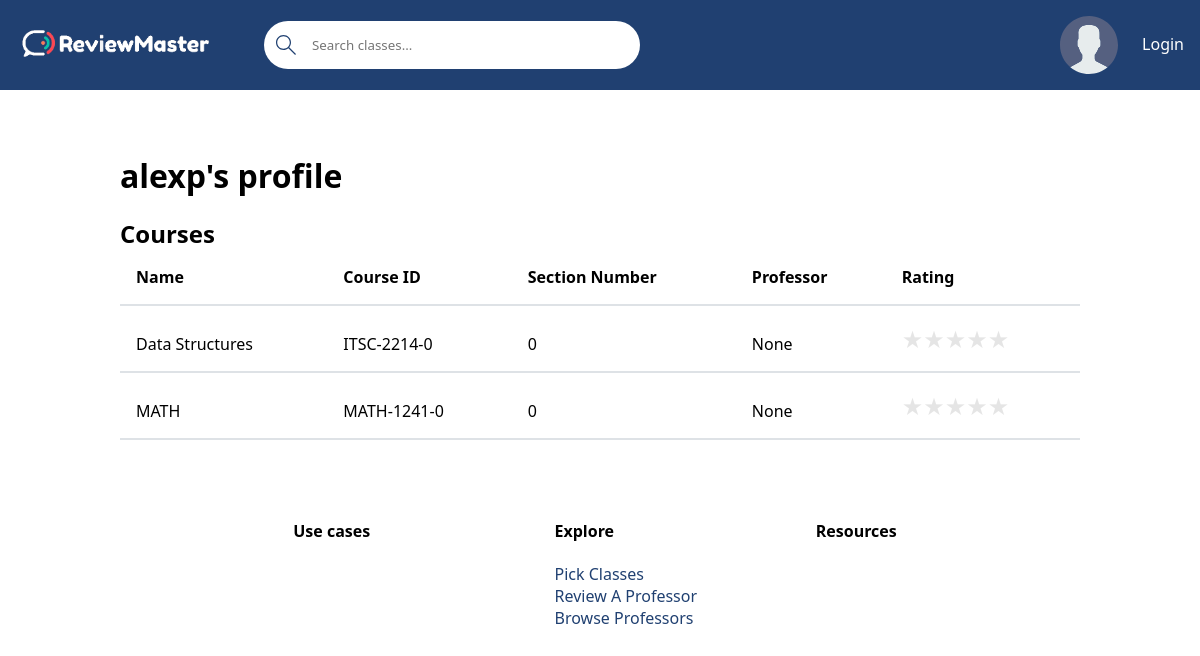
Page /profile/alexp on the earlier database version.
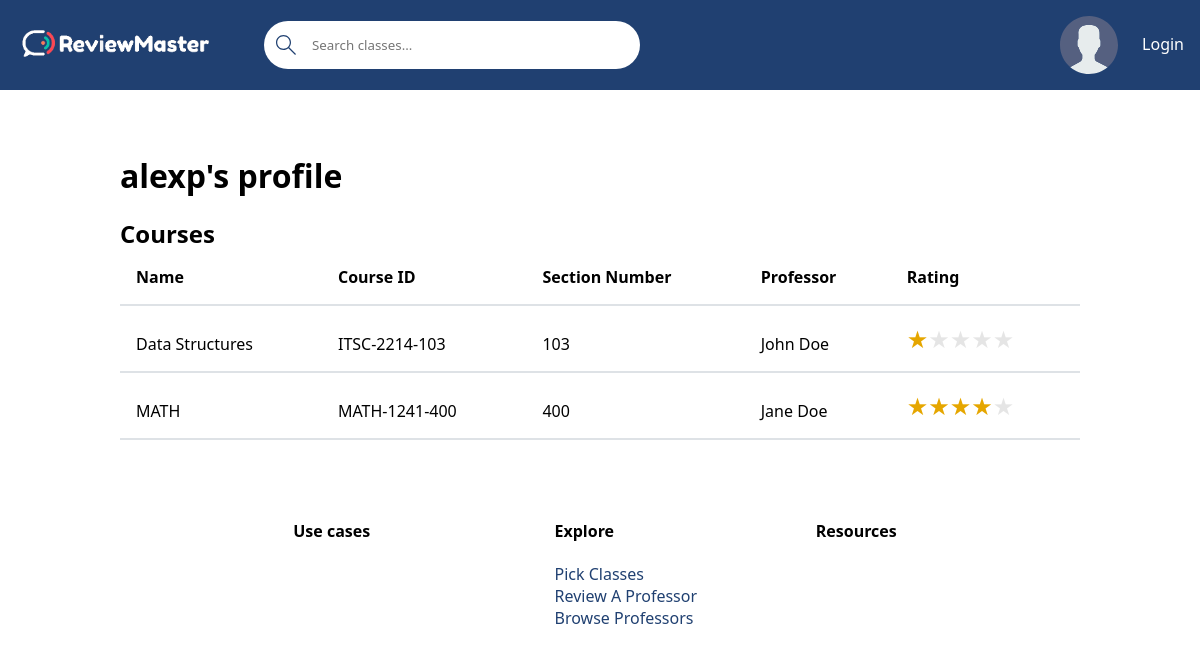
Same page on the later database version.
### base/models.py (models this page shows, shortened)
class Course(models.Model):
    name = models.CharField(max_length=200)  # Ex: Software Engineering
    department = models.ForeignKey(Department, null=True,  on_delete=models.SET_NULL)  # NOT SURE IF SET NULL IS GOOD HERE
    number = models.IntegerField(null=False)  # Ex: 3155
    students = models.ManyToManyField(User, related_name='students', blank=True)  # The students who are taking the course
    professor = models.ForeignKey(Professor, related_name='professor', on_delete=models.SET_NULL, null=True)  # The professor who teach the course
    section_number = models.IntegerField() # EX: 100
    credit_hours = models.IntegerField() # EX: 3
    class Meta:
        ordering = ['department', 'number', 'section_number']  # Order by department, number, and section number.
    def __str__(self):
        return f'{self.department}-{self.number}-{self.section_number}'  # Calling will return DEPT-####-###

class Department(models.Model):
    name = models.CharField(max_length=4)  # EX: ITSC, MATH, ITIS, etc
    def __str__(self):
        return self.name  # Calling Department will return name

class Professor(models.Model):
    name = models.CharField(max_length=100)  # First & Last Name (John Doe)
    def rating(self):
        total = 0
        for review in self.review_set.all():
            total += review.rating
        if total == 0: # If no ratings we return 0
            return 'N/A'
        return f'{round(total / self.review_set.all().count(), 1)} / 5' # Rounds to tens place.
    def __str__(self):
        return self.name  # Calling Professor will return name

class Review(models.Model):
    professor = models.ForeignKey(Professor, on_delete=models.CASCADE)
    student = models.ForeignKey(User, on_delete=models.CASCADE)
    rating = models.IntegerField()
    review = models.TextField(null=True, blank=True)

### base/views/views_profile.py (the view)
# urls.py: path('profile/<str:pk>', profile, name='profile'),
def profile(request, pk):
    user = User.objects.get(username=pk)
    context = {
        'courses': user.students.all(),
        'user': user,
        'reviews' : user.review_set.all()
    }
    return render(request, 'base/profile.html', context)

### base/templates/base/profile.html (shortened to what this page needs)
{% extends 'main.html' %}
{% load static %}
{% block content %}
    <main class="user-profile">
        <div class="button-title">
            <h1>{{ user.username }}'s profile</h1>
        </div>
        <h2>Courses</h2>
        {% if courses %}
            {% include 'base/courses_component.html' %}
        {% else %}
            <p>No courses added.</p>
        {% endif %}
    </main>
{% endblock content %}

### templates/main.html (shortened to what this page needs)
<!DOCTYPE html>
{% load static %}
<html lang="en">
<head>
    <link rel="stylesheet" href='{% static "styles/styles.css" %}' />
</head>
<body>
    {% include 'navbar.html' %}
    {% block content %}
    {% endblock content %}
    {% include 'footer.html' %}
</body>
</html>

### templates/navbar.html (shortened to what this page needs)
{% load static %}
<header class="header header--loggedIn">
    <div class="container">
        <a href="{% url 'home' %}" class="header__logo">
            <img src="{% static 'images/reviewMasterLogo.png' %}" />
        </a>
        <form class="header__search" method="GET" action="{% url 'courses' %}">
            <label>
                <input name="q" {% if q is not None %} value="{{ q }}" {% endif %} placeholder="Search classes..." />
            </label>
        </form>
        <nav class="header__menu">
            {% if request.user.is_authenticated %}
                <div class="header__user">
                    <a href="{% url 'profile' request.user %}">
                        <div class="avatar avatar--medium active">
                            <img src="{% static 'images/avatar.svg' %}" />
                        </div>
                        <p>{{ request.user.username }}</p>
                    </a>
                    <button class="dropdown-button">
                        <svg xmlns="http://www.w3.org/2000/svg" width="16" height="16" viewBox="0 0 16 16">
                            <title>chevron-down</title>
                            <path d="M1.646 4.646a.5.5 0 0 1 .708 0L8 10.293l5.646-5.647a.5.5 0 0 1 .708.708l-6 6a.5.5 0 0 1-.708 0l-6-6a.5.5 0 0 1 0-.708"/>
                        </svg>
                    </button>
                </div>
                <div class="dropdown-menu">
                    <a href="{% url 'edit-profile' request.user %}" class="dropdown-link">
                        <svg version="1.1" xmlns="http://www.w3.org/2000/svg" width="32" height="32" viewBox="0 0 32 32">
                            <title>tools</title>
                            <path d="M27.465 32c-1.211 0-2.35-0.471-3.207-1.328l-9.392-9.391c-2.369 0.898-4.898 0.951-7.355 0.15-3.274-1.074-5.869-3.67-6.943-6.942-0.879-2.682-0.734-5.45 0.419-8.004 0.135-0.299 0.408-0.512 0.731-0.572 0.32-0.051 0.654 0.045 0.887 0.277l5.394 5.395 3.586-3.586-5.394-5.395c-0.232-0.232-0.336-0.564-0.276-0.887s0.272-0.596 0.572-0.732c2.552-1.152 5.318-1.295 8.001-0.418 3.274 1.074 5.869 3.67 6.943 6.942 0.806 2.457 0.752 4.987-0.15 7.358l9.392 9.391c0.844 0.842 1.328 2.012 1.328 3.207-0 2.5-2.034 4.535-4.535 4.535zM15.101 19.102c0.26 0 0.516 0.102 0.707 0.293l9.864 9.863c0.479 0.479 1.116 0.742 1.793 0.742 1.398 0 2.535-1.137 2.535-2.535 0-0.668-0.27-1.322-0.742-1.793l-9.864-9.863c-0.294-0.295-0.376-0.74-0.204-1.119 0.943-2.090 1.061-4.357 0.341-6.555-0.863-2.631-3.034-4.801-5.665-5.666-1.713-0.561-3.468-0.609-5.145-0.164l4.986 4.988c0.391 0.391 0.391 1.023 0 1.414l-5 5c-0.188 0.188-0.441 0.293-0.707 0.293s-0.52-0.105-0.707-0.293l-4.987-4.988c-0.45 1.682-0.397 3.436 0.164 5.146 0.863 2.631 3.034 4.801 5.665 5.666 2.2 0.721 4.466 0.604 6.555-0.342 0.132-0.059 0.271-0.088 0.411-0.088z"></path>
                        </svg>
                        Edit profile
                    </a>
                    <a href="{% url 'logout' %}" class="dropdown-link">
                        <svg version="1.1" xmlns="http://www.w3.org/2000/svg" width="32" height="32" viewBox="0 0 32 32">
                            <title>sign-out</title>
                            <path d="M3 0h22c0.553 0 1 0 1 0.553l-0 3.447h-2v-2h-20v28h20v-2h2l0 3.447c0 0.553-0.447 0.553-1 0.553h-22c-0.553 0-1-0.447-1-1v-30c0-0.553 0.447-1 1-1z"></path>
                            <path d="M21.879 21.293l1.414 1.414 6.707-6.707-6.707-6.707-1.414 1.414 4.293 4.293h-14.172v2h14.172l-4.293 4.293z"></path>
                        </svg>
                        Logout
                    </a>
                </div>
            {% else %}
                <a href="{% url 'login' %}">
                    <img src="{% static 'images/avatar.svg' %}" />
                    <p>Login</p>
                </a>
            {% endif %}
        </nav>
    </div>
</header>

### base/templates/base/courses_component.html (shortened to what this page needs)
<table>
            <thead>
                <tr>
                    <th>Name</th>
                    <th>Course ID</th>
                    <th>Section Number</th>
                    <th>Professor</th>
                    <th>Rating</th>
                </tr>
            </thead>
            <tbody>
                {% for course in courses %}
                    <tr>
                        <td>{{ course.name }}</td>
                        <td>{{ course }}</td>
                        <td>{{ course.section_number }}</td>
                        <td>{{ course.professor }}</td>
                        <td><div class="container-rating"><span class="star-rating star-rating-{{ course.professor.rating|slice:":1" }}"></span></div></td>
                    </tr>
                {% endfor %}
            </tbody>
        </table>

### templates/footer.html (shortened to what this page needs)
<footer>
    <section class="use-cases">
        <h4>Use cases</h4>
    </section>
    <section class="explore">
        <h4>Explore</h4>
        <ul>
            {% if user.is_authenticated %}
                <li><a href="{% url 'courses' %}">Pick Classes</a></li>
                <li><a href="{% url 'review' %}">Review A Professor</a></li>
                <li><a href="{% url 'professor-list' %}">Browse Professors</a></li>
            {% else %}
                <li><a href="{% url 'login' %}">Login</a></li>
            {% endif %}
        </ul>
    </section>
    <section class="resources">
        <h4>Resources</h4>
    </section>
</footer>

### static/styles/styles.css (style rules this page uses)
:root { --primary-color: #204071; --secondary-color: #2A9D8F; --light-color: #FFFFFF; --error-color: #BA2D3D; --success-color: #2A9D8F; --dark-gray: #495057; --light-grey: #DEE2E6; --star-color: #FFB900; --star-color-hover: gold; --star-color-active: #EA0; }
* { font-family: "Segoe UI", Roboto, Oxygen, Ubuntu, Cantarell, "Open Sans", "Helvetica Neue", sans-serif; margin: 0; padding: 0; box-sizing: border-box; text-rendering: optimizeLegibility; }
main:not(.home) { width: 80%; margin: 4rem auto; }
h1 { margin-bottom: 0.67em; }
h2 { margin-top: 0.83em; }
a { color: var(--primary-color); text-decoration: none; }
.button-title { display: flex; align-items: center; gap: .5rem; }
.header { padding: 1rem 3rem; background-color: var(--primary-color); color: var(--light-color); }
.header > .container { display: flex; gap: 9.5rem; align-items: center; }
.header__logo, .header__user { display: flex; gap: 2rem; align-items: center; }
.header__logo > img { width: 100%; max-width: 200px; }
.header__search > label { display: flex; align-items: center; gap: 1rem; background-color: var(--light-color); padding: .5rem; padding-left: 0; border-radius: 50px; position: relative }
.header__search svg { width: 1.25rem; height: 2rem; margin-left: .75rem; fill: var(--primary-color) }
.header__search input { width: 20rem; background: transparent; border: none; padding: 0; }
@media screen and (max-width: 1200px) { .header { padding: 1rem; } }
@media screen and (max-width: 1200px) { .header > .container { gap: 3rem; } }
.header__menu { margin-left: auto; position: relative; }
.header__menu a { display: flex; gap: 1.5rem; align-items: center; font-weight: 500; text-decoration: none; color: var(--light-color); }
.header__menu img { height: 3.6rem; }
.header__menu p { line-height: 1.2; }
.user-profile h1 { margin-bottom: 0; }
.user-profile .button-title { align-items: baseline; }
input, select { width: 100%; padding: 1rem; outline: none; }
.container-rating { font-size: 1.5rem; }
.star-rating::before { content: '★★★★★'; }
.star-rating { display: inline-block; background-clip: text; color: rgba(0, 0, 0, 0.1); }
.star-rating-1 { background-image: linear-gradient( to right, var(--star-color) 0%, var(--star-color) 20%, transparent 20%, transparent 100% ); }
.star-rating-4 { background-image: linear-gradient( to right, var(--star-color) 0%, var(--star-color) 80%, transparent 80%, transparent 100% ); }
table { width: 100%; max-width: 100%; margin-bottom: 1rem; border-collapse: collapse; }
table th, table td { padding: 1rem; text-align: left; vertical-align: bottom; border-bottom: 2px solid var(--light-grey); }
footer { display: flex; justify-content: flex-start; align-items: flex-start; padding: 1rem 2rem 3rem 2rem; }
footer section { width: 23%; }
footer section h4 { margin-bottom: 1.33rem; }
footer section ul { list-style-type: none; padding: 0; }

Differences in the rows shown:
changed Course "Data Structures": department+number+section_number "ITSC-2214-0" → "ITSC-2214-103"; section_number "0" → "103"; professor "None" → "John Doe"; professor_id empty → 1 (drawn)
changed Course "MATH": department+number+section_number "MATH-1241-0" → "MATH-1241-400"; section_number "0" → "400"; professor "None" → "Jane Doe"; professor_id empty → 2 (drawn)
